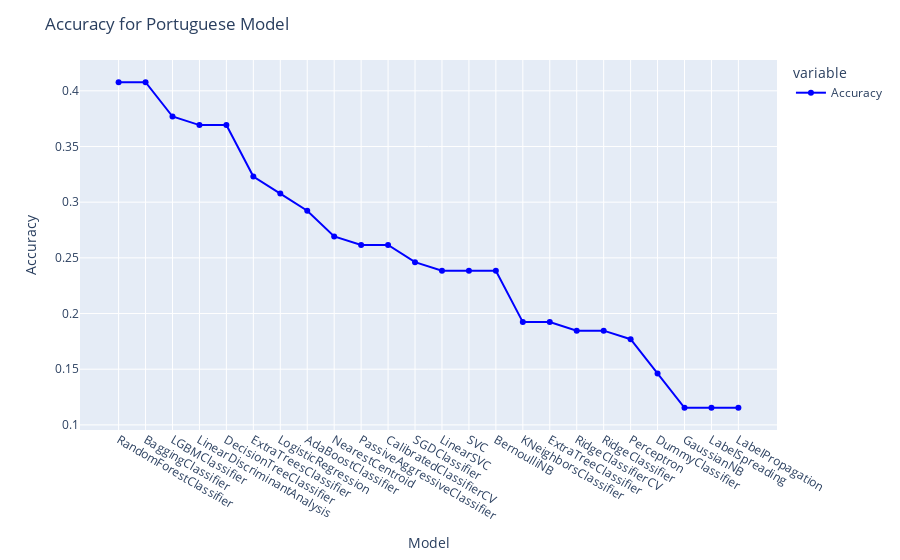

The notebook cell saved with this chart:
### Code cell
model_portuguese.sort_values(by = 'Accuracy',inplace = True,ascending = False)
data_points = px.line(data_frame= model_portuguese ,y =["Accuracy"] , markers = True)
data_points.update_xaxes(title="Model",
              rangeslider_visible = False)
data_points.update_yaxes(title = "Accuracy")
data_points.update_traces(line_color="blue")
data_points.update_layout(showlegend = True,
    title = {
        'text': 'Accuracy for Portuguese Model'})

data_points.show()

### Figure 1 — Plotly figure (JSON) as saved in the notebook; plotly's stock layout.template omitted (floating-point values rounded to 4 significant figures)
{"data": [{"hovertemplate": "variable=Accuracy<br>Model=%{x}<br>value=%{y}<extra></extra>", "legendgroup": "Accuracy", "line": {"color": "blue", "dash": "solid"}, "marker": {"symbol": "circle"}, "mode": "lines+markers", "name": "Accuracy", "orientation": "v", "showlegend": true, "type": "scatter", "x": ["RandomForestClassifier", "BaggingClassifier", "LGBMClassifier", "LinearDiscriminantAnalysis", "DecisionTreeClassifier", "ExtraTreesClassifier", "LogisticRegression", "AdaBoostClassifier", "NearestCentroid", "PassiveAggressiveClassifier", "CalibratedClassifierCV", "SGDClassifier", "LinearSVC", "SVC", "BernoulliNB", "KNeighborsClassifier", "ExtraTreeClassifier", "RidgeClassifierCV", "RidgeClassifier", "Perceptron", "DummyClassifier", "GaussianNB", "LabelSpreading", "LabelPropagation"], "xaxis": "x", "y": [0.4077, 0.4077, 0.3769, 0.3692, 0.3692, 0.3231, 0.3077, 0.2923, 0.2692, 0.2615, 0.2615, 0.2462, 0.2385, 0.2385, 0.2385, 0.1923, 0.1923, 0.1846, 0.1846, 0.1769, 0.1462, 0.1154, 0.1154, 0.1154], "yaxis": "y"}], "layout": {"legend": {"title": {"text": "variable"}, "tracegroupgap": 0}, "margin": {"t": 60}, "showlegend": true, "title": {"text": "Accuracy for Portuguese Model"}, "xaxis": {"anchor": "y", "domain": [0, 1], "rangeslider": {"visible": false}, "title": {"text": "Model"}}, "yaxis": {"anchor": "x", "domain": [0, 1], "title": {"text": "Accuracy"}}}}
